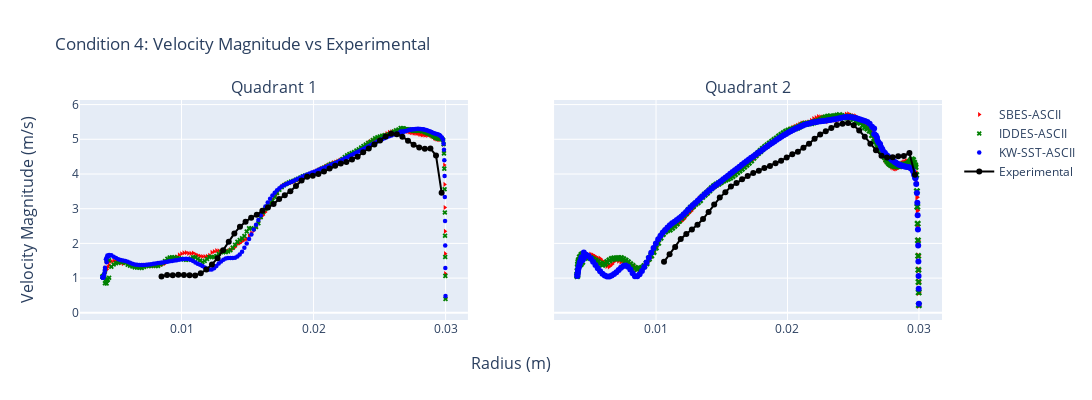

Notebook source saved alongside this figure:
### Code cell
color10_16 = ['#636EFA', '#EF553B', '#00CC96', '#AB63FA', '#FFA15A', '#19D3F3', '#FF6692', '#B6E880', '#FF97FF',
              '#FECB52']
fig = make_subplots(
    rows=1,
    cols=2,
    shared_yaxes=True,
    x_title="Radius (m)",
    y_title="Velocity Magnitude (m/s)",
    subplot_titles=("Quadrant 1", "Quadrant 2"))


fig.add_trace(go.Scatter(x=quad_ascii["C4_SBES"]['Q1']['radius_bin_mean'],
                         y=quad_ascii["C4_SBES"]['Q1']['velocity-magnitude_bin_mean'],
                         mode='markers',
                         name='SBES-ASCII',
                         marker=dict(
                             size = 4.5,
                             symbol = 'triangle-right',),
                         line=dict(color='red')),
              row=1, col=1)

fig.add_trace(go.Scatter(x=quad_ascii["C4_IDDES"]['Q1']['radius_bin_mean'],
                         y=quad_ascii["C4_IDDES"]['Q1']['velocity-magnitude_bin_mean'],
                         mode='markers',
                         name='IDDES-ASCII',
                         marker=dict(
                             size = 4.5,
                             symbol = 'x'),
                         line=dict(color='green')),
              row=1, col=1)
fig.add_trace(go.Scatter(x=quad_ascii["C4_KW"]['Q1']['radius_bin_mean'],
                         y=quad_ascii["C4_KW"]['Q1']['velocity-magnitude_bin_mean'],
                         mode='markers',
                         marker=dict(
                              color='blue',
                              size = 4.5,
                              line=dict(color='blue'),
                              symbol = 'circle'),
                         name='KW-SST-ASCII',
                         line=dict(color='blue')),
              row=1, col=1)

fig.add_trace(go.Scatter(x=C4_Experimental["Q1"]['radius'],
                         y=C4_Experimental["Q1"]['Velocity_Magnitude'],
                         mode='markers+lines',
                         name='Experimental',
                         line=dict(color='black')),
              row=1, col=1)

fig.add_trace(go.Scatter(x=quad_ascii["C4_SBES"]['Q2']['radius_bin_mean'],
                         y=quad_ascii["C4_SBES"]['Q2']['velocity-magnitude_bin_mean'],
                         mode='markers',
                         name='SBES-ASCII',
                         marker=dict(
                             symbol = 'triangle-right'),
                         line=dict(color='red'),
                         showlegend=False),
              row=1, col=2)

fig.add_trace(go.Scatter(x=quad_ascii["C4_IDDES"]['Q2']['radius_bin_mean'],
                         y=quad_ascii["C4_IDDES"]['Q2']['velocity-magnitude_bin_mean'],
                         mode='markers',
                         name='IDDES-ASCII',
                         marker=dict(
                             symbol = 'x'),
                         line=dict(color='green'),
                         showlegend=False),
              row=1, col=2)

fig.add_trace(go.Scatter(x=quad_ascii["C4_KW"]['Q2']['radius_bin_mean'],
                         y=quad_ascii["C4_KW"]['Q2']['velocity-magnitude_bin_mean'],
                         mode='markers',
                         name='KW-SST-ASCII',
                         line=dict(color='blue'),
                         showlegend=False),
              row=1, col=2)


fig.add_trace(go.Scatter(x=C4_Experimental["Q2"]['radius'],
                         y=C4_Experimental["Q2"]['Velocity_Magnitude'],
                         mode='markers+lines',
                         name='Experimental',
                         line=dict(color='black'),
                         showlegend=False),
              row=1, col=2)

fig.update_layout(height=400, width=1200,
                  title_text="Condition 4: Velocity Magnitude vs Experimental")

fig.show()
fig.write_image("/Users/jdtarriela/Downloads/C4-velomag.png")

### Figure 1 — Plotly figure (JSON) as saved in the notebook; plotly's stock layout.template omitted (floating-point values rounded to 4 significant figures; data arrays with more than 128 entries replaced by an {"elided": "..."} marker saying what was removed)
{"data": [{"line": {"color": "red"}, "marker": {"size": 4.5, "symbol": "triangle-right"}, "mode": "markers", "name": "SBES-ASCII", "type": "scatter", "x": {"elided": "184 float values"}, "xaxis": "x", "y": {"elided": "184 float values"}, "yaxis": "y"}, {"line": {"color": "green"}, "marker": {"size": 4.5, "symbol": "x"}, "mode": "markers", "name": "IDDES-ASCII", "type": "scatter", "x": {"elided": "184 float values"}, "xaxis": "x", "y": {"elided": "184 float values"}, "yaxis": "y"}, {"line": {"color": "blue"}, "marker": {"color": "blue", "line": {"color": "blue"}, "size": 4.5, "symbol": "circle"}, "mode": "markers", "name": "KW-SST-ASCII", "type": "scatter", "x": {"elided": "184 float values"}, "xaxis": "x", "y": {"elided": "184 float values"}, "yaxis": "y"}, {"line": {"color": "black"}, "mode": "markers+lines", "name": "Experimental", "type": "scatter", "x": [0.008485, 0.00891, 0.009334, 0.009758, 0.01018, 0.01061, 0.01103, 0.01146, 0.01188, 0.0123, 0.01273, 0.01315, 0.01358, 0.014, 0.01442, 0.01485, 0.01527, 0.0157, 0.01612, 0.01655, 0.01697, 0.01739, 0.01782, 0.01824, 0.01867, 0.01909, 0.01952, 0.01994, 0.02036, 0.02079, 0.02121, 0.02164, 0.02206, 0.02249, 0.02291, 0.02333, 0.02376, 0.02418, 0.02461, 0.02503, 0.02546, 0.02588, 0.0263, 0.02673, 0.02715, 0.02758, 0.028, 0.02843, 0.02885, 0.02927, 0.0297], "xaxis": "x", "y": [1.047, 1.087, 1.083, 1.097, 1.088, 1.082, 1.078, 1.14, 1.247, 1.395, 1.575, 1.806, 2.046, 2.287, 2.48, 2.626, 2.74, 2.822, 2.941, 3.034, 3.132, 3.277, 3.387, 3.502, 3.656, 3.812, 3.918, 3.952, 4.003, 4.071, 4.155, 4.236, 4.3, 4.346, 4.42, 4.499, 4.627, 4.731, 4.849, 4.968, 5.083, 5.161, 5.142, 5.076, 4.959, 4.844, 4.765, 4.727, 4.734, 4.532, 3.461], "yaxis": "y"}, {"line": {"color": "red"}, "marker": {"symbol": "triangle-right"}, "mode": "markers", "name": "SBES-ASCII", "showlegend": false, "type": "scatter", "x": {"elided": "186 float values"}, "xaxis": "x2", "y": {"elided": "186 float values"}, "yaxis": "y2"}, {"line": {"color": "green"}, "marker": {"symbol": "x"}, "mode": "markers", "name": "IDDES-ASCII", "showlegend": false, "type": "scatter", "x": {"elided": "186 float values"}, "xaxis": "x2", "y": {"elided": "186 float values"}, "yaxis": "y2"}, {"line": {"color": "blue"}, "mode": "markers", "name": "KW-SST-ASCII", "showlegend": false, "type": "scatter", "x": {"elided": "186 float values"}, "xaxis": "x2", "y": {"elided": "186 float values"}, "yaxis": "y2"}, {"line": {"color": "black"}, "mode": "markers+lines", "name": "Experimental", "showlegend": false, "type": "scatter", "x": [0.01061, 0.01103, 0.01146, 0.01188, 0.0123, 0.01273, 0.01315, 0.01358, 0.014, 0.01442, 0.01485, 0.01527, 0.0157, 0.01612, 0.01655, 0.01697, 0.01739, 0.01782, 0.01824, 0.01867, 0.01909, 0.01952, 0.01994, 0.02036, 0.02079, 0.02121, 0.02164, 0.02206, 0.02249, 0.02291, 0.02333, 0.02376, 0.02418, 0.02461, 0.02503, 0.02546, 0.02588, 0.0263, 0.02673, 0.02715, 0.02758, 0.028, 0.02843, 0.02885, 0.02927, 0.0297], "xaxis": "x2", "y": [1.47, 1.689, 1.894, 2.126, 2.273, 2.401, 2.54, 2.702, 2.906, 3.12, 3.321, 3.474, 3.636, 3.738, 3.851, 3.941, 4.027, 4.093, 4.172, 4.233, 4.31, 4.382, 4.472, 4.572, 4.644, 4.754, 4.874, 5.012, 5.138, 5.231, 5.326, 5.412, 5.449, 5.472, 5.404, 5.254, 5.074, 4.868, 4.686, 4.526, 4.473, 4.484, 4.508, 4.52, 4.605, 3.976], "yaxis": "y2"}], "layout": {"annotations": [{"font": {"size": 16}, "showarrow": false, "text": "Quadrant 1", "x": 0.225, "xanchor": "center", "xref": "paper", "y": 1.0, "yanchor": "bottom", "yref": "paper"}, {"font": {"size": 16}, "showarrow": false, "text": "Quadrant 2", "x": 0.775, "xanchor": "center", "xref": "paper", "y": 1.0, "yanchor": "bottom", "yref": "paper"}, {"font": {"size": 16}, "showarrow": false, "text": "Radius (m)", "x": 0.5, "xanchor": "center", "xref": "paper", "y": 0, "yanchor": "top", "yref": "paper", "yshift": -30}, {"font": {"size": 16}, "showarrow": false, "text": "Velocity Magnitude (m/s)", "textangle": -90, "x": 0, "xanchor": "right", "xref": "paper", "xshift": -40, "y": 0.5, "yanchor": "middle", "yref": "paper"}], "height": 400, "title": {"text": "Condition 4: Velocity Magnitude vs Experimental"}, "width": 1200, "xaxis": {"anchor": "y", "domain": [0.0, 0.45]}, "xaxis2": {"anchor": "y2", "domain": [0.55, 1.0]}, "yaxis": {"anchor": "x", "domain": [0.0, 1.0]}, "yaxis2": {"anchor": "x2", "domain": [0.0, 1.0], "matches": "y", "showticklabels": false}}}
